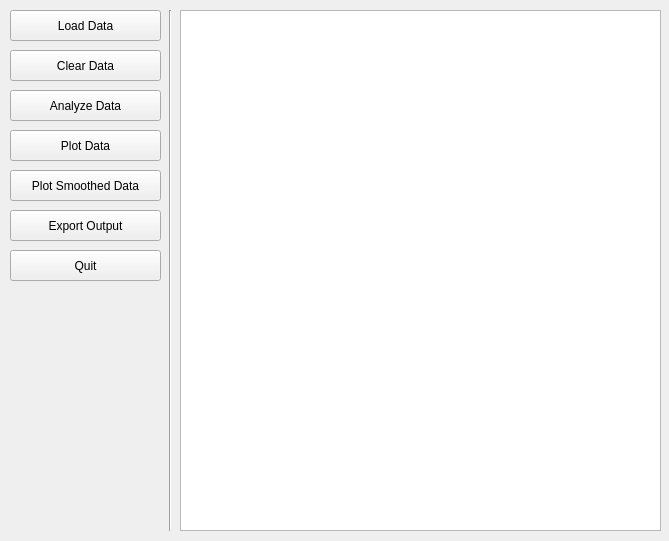
<?xml version="1.0" encoding="UTF-8"?>
<ui version="4.0">
 <class>MainWindow</class>
 <widget class="QMainWindow" name="MainWindow">
  <property name="geometry">
   <rect>
    <x>0</x>
    <y>0</y>
    <width>669</width>
    <height>541</height>
   </rect>
  </property>
  <property name="windowTitle">
   <string>LSR-Plot</string>
  </property>
  <widget class="QWidget" name="centralwidget">
   <widget class="QTableView" name="tableView">
    <property name="geometry">
     <rect>
      <x>180</x>
      <y>10</y>
      <width>481</width>
      <height>521</height>
     </rect>
    </property>
   </widget>
   <widget class="QPushButton" name="pushButton">
    <property name="geometry">
     <rect>
      <x>10</x>
      <y>10</y>
      <width>151</width>
      <height>31</height>
     </rect>
    </property>
    <property name="text">
     <string>Load Data</string>
    </property>
   </widget>
   <widget class="QPushButton" name="pushButton_3">
    <property name="geometry">
     <rect>
      <x>10</x>
      <y>90</y>
      <width>151</width>
      <height>31</height>
     </rect>
    </property>
    <property name="text">
     <string>Analyze Data</string>
    </property>
   </widget>
   <widget class="QPushButton" name="pushButton_4">
    <property name="geometry">
     <rect>
      <x>10</x>
      <y>250</y>
      <width>151</width>
      <height>31</height>
     </rect>
    </property>
    <property name="text">
     <string>Quit</string>
    </property>
   </widget>
   <widget class="Line" name="line">
    <property name="geometry">
     <rect>
      <x>160</x>
      <y>10</y>
      <width>20</width>
      <height>521</height>
     </rect>
    </property>
    <property name="orientation">
     <enum>Qt::Vertical</enum>
    </property>
   </widget>
   <widget class="QPushButton" name="pushButton_2">
    <property name="geometry">
     <rect>
      <x>10</x>
      <y>50</y>
      <width>151</width>
      <height>31</height>
     </rect>
    </property>
    <property name="text">
     <string>Clear Data</string>
    </property>
   </widget>
   <widget class="QPushButton" name="pushButton_5">
    <property name="geometry">
     <rect>
      <x>10</x>
      <y>130</y>
      <width>151</width>
      <height>31</height>
     </rect>
    </property>
    <property name="text">
     <string>Plot Data</string>
    </property>
   </widget>
   <widget class="QPushButton" name="pushButton_6">
    <property name="geometry">
     <rect>
      <x>10</x>
      <y>210</y>
      <width>151</width>
      <height>31</height>
     </rect>
    </property>
    <property name="text">
     <string>Export Output</string>
    </property>
   </widget>
   <widget class="QPushButton" name="pushButton_7">
    <property name="geometry">
     <rect>
      <x>10</x>
      <y>170</y>
      <width>151</width>
      <height>31</height>
     </rect>
    </property>
    <property name="text">
     <string>Plot Smoothed Data</string>
    </property>
   </widget>
   <zorder>line</zorder>
   <zorder>tableView</zorder>
   <zorder>pushButton</zorder>
   <zorder>pushButton_3</zorder>
   <zorder>pushButton_4</zorder>
   <zorder>pushButton_2</zorder>
   <zorder>pushButton_5</zorder>
   <zorder>pushButton_6</zorder>
   <zorder>pushButton_7</zorder>
  </widget>
 </widget>
 <resources/>
 <connections/>
</ui>
